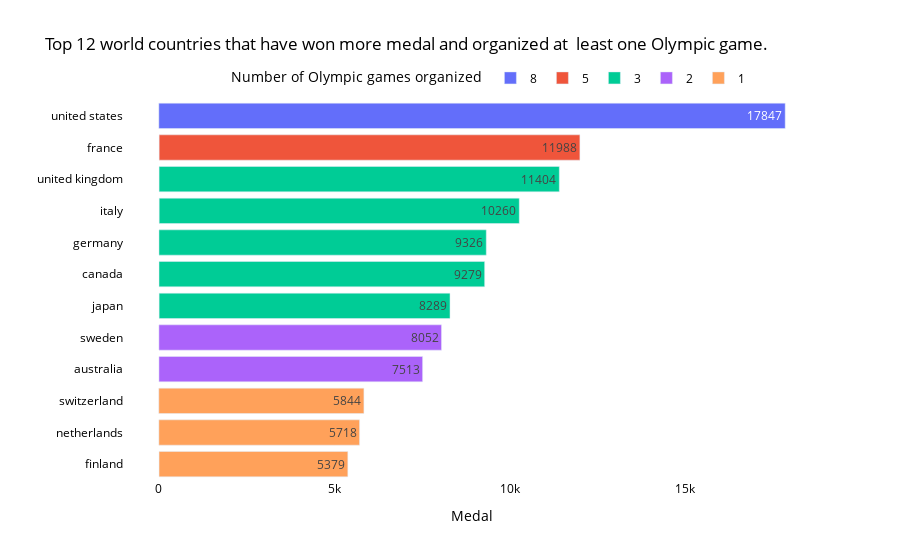

This figure's notebook cell:
### Code cell
cont = newdf.groupby('Country')['Country'].value_counts()
l = pd.unique(newdf['Country'].sort_values())
pfd = pd.DataFrame({'Team':l, 'count':cont.values})
tmp = df.groupby(['Team'])['Medal'].agg('count').dropna()
df5 = pd.DataFrame(tmp).reset_index()

l = df5.merge(pfd, how='right').dropna()
l =l.sort_values(by=['Medal'],ascending=False)
l["count"] = l["count"].astype("category")
l = l.head(12)
pg =gpd[gpd['Country Name'].isin(list(l['Team']))]
pg = pg.sort_values(by=[2016,2015],ascending=False)
pfd = pd.DataFrame({'Team':list(pg['Country Name'].head(12)), 'Oder':[i for i in range(1,13)]})
ll = l.merge(pfd, how='right').dropna()
ll =ll.sort_values(by=['Medal'],ascending=False)

fig = px.bar(ll, x="Medal", y="Team", color="count",text='Medal',base='Oder',color_continuous_scale='Oder',
             title="Top 12 world countries that have won more medal and organized at \nleast one Olympic game.",
labels={ # replaces default labels by column name
                "count": "Number of Olympic games organized"
            })
fig.update_layout({
'plot_bgcolor': 'rgba(0, 0, 0, 0)',
'paper_bgcolor': 'rgba(0, 0, 0, 0)',
})
fig.update_layout(yaxis=dict(autorange="reversed"), legend_title_font_color="black",
                  font_color="black",
    title_font_color="black",)
fig.update_yaxes(title_text='')
fig.update_layout(legend=dict(
    orientation="h",
    yanchor='bottom',
    y=1.02,
    xanchor="right",
    x=0.9
))
fig.show()
pio.write_image(fig, "top12.png")

### Figure 1 — Plotly figure (JSON) as saved in the notebook; plotly's stock layout.template omitted (floating-point values rounded to 4 significant figures)
{"data": [{"alignmentgroup": "True", "base": [2], "hovertemplate": "Number of Olympic games organized=8<br>Oder=%{base}<br>Medal=%{text}<br>Team=%{y}<extra></extra>", "legendgroup": "8", "marker": {"color": "#636efa", "pattern": {"shape": ""}}, "name": "8", "offsetgroup": "8", "orientation": "h", "showlegend": true, "text": [17847], "textposition": "auto", "type": "bar", "x": [17847], "xaxis": "x", "y": ["united states"], "yaxis": "y"}, {"alignmentgroup": "True", "base": [11], "hovertemplate": "Number of Olympic games organized=5<br>Oder=%{base}<br>Medal=%{text}<br>Team=%{y}<extra></extra>", "legendgroup": "5", "marker": {"color": "#EF553B", "pattern": {"shape": ""}}, "name": "5", "offsetgroup": "5", "orientation": "h", "showlegend": true, "text": [11988], "textposition": "auto", "type": "bar", "x": [11988], "xaxis": "x", "y": ["france"], "yaxis": "y"}, {"alignmentgroup": "True", "base": [9, 12, 6, 7, 10], "hovertemplate": "Number of Olympic games organized=3<br>Oder=%{base}<br>Medal=%{text}<br>Team=%{y}<extra></extra>", "legendgroup": "3", "marker": {"color": "#00cc96", "pattern": {"shape": ""}}, "name": "3", "offsetgroup": "3", "orientation": "h", "showlegend": true, "text": [11404, 10260, 9326, 9279, 8289], "textposition": "auto", "type": "bar", "x": [11404, 10260, 9326, 9279, 8289], "xaxis": "x", "y": ["united kingdom", "italy", "germany", "canada", "japan"], "yaxis": "y"}, {"alignmentgroup": "True", "base": [4, 5], "hovertemplate": "Number of Olympic games organized=2<br>Oder=%{base}<br>Medal=%{text}<br>Team=%{y}<extra></extra>", "legendgroup": "2", "marker": {"color": "#ab63fa", "pattern": {"shape": ""}}, "name": "2", "offsetgroup": "2", "orientation": "h", "showlegend": true, "text": [8052, 7513], "textposition": "auto", "type": "bar", "x": [8052, 7513], "xaxis": "x", "y": ["sweden", "australia"], "yaxis": "y"}, {"alignmentgroup": "True", "base": [1, 3, 8], "hovertemplate": "Number of Olympic games organized=1<br>Oder=%{base}<br>Medal=%{text}<br>Team=%{y}<extra></extra>", "legendgroup": "1", "marker": {"color": "#FFA15A", "pattern": {"shape": ""}}, "name": "1", "offsetgroup": "1", "orientation": "h", "showlegend": true, "text": [5844, 5718, 5379], "textposition": "auto", "type": "bar", "x": [5844, 5718, 5379], "xaxis": "x", "y": ["switzerland", "netherlands", "finland"], "yaxis": "y"}], "layout": {"barmode": "relative", "font": {"color": "black"}, "legend": {"orientation": "h", "title": {"font": {"color": "black"}, "text": "Number of Olympic games organized"}, "tracegroupgap": 0, "x": 0.9, "xanchor": "right", "y": 1.02, "yanchor": "bottom"}, "paper_bgcolor": "rgba(0, 0, 0, 0)", "plot_bgcolor": "rgba(0, 0, 0, 0)", "title": {"font": {"color": "black"}, "text": "Top 12 world countries that have won more medal and organized at \nleast one Olympic game."}, "xaxis": {"anchor": "y", "domain": [0, 1], "title": {"text": "Medal"}}, "yaxis": {"anchor": "x", "autorange": "reversed", "domain": [0, 1], "title": {"text": ""}}}}
